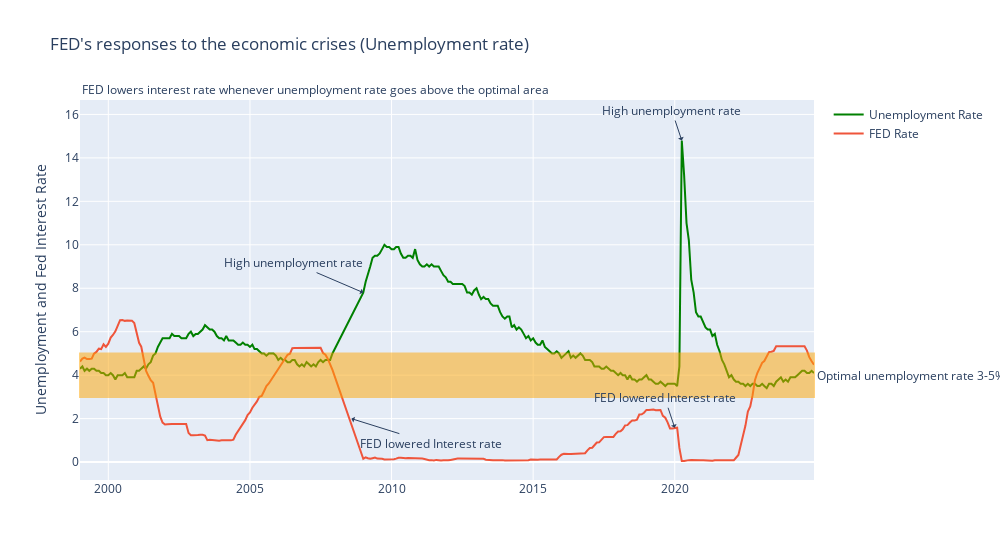

Notebook code for this chart:
### Markdown cell above
Figure 1: 25 years of economic data overall between FED interest rate, unemployment, and inflation

### Code cell
fig = go.Figure()
fig.add_trace(go.Scatter(x=df_filtered['date'],
                         y=df_filtered['unemply_rate'],
                         mode='lines',
                         name='Unemployment Rate',
                         line=dict(color='green')))

fig.add_trace(go.Scatter(x=df_filtered['date'],
                         y=df_filtered['FED_rate'],
                         mode='lines',
                         name='FED Rate'))

fig.update_layout(width=1000,
    title="FED's responses to the economic crises (Unemployment rate)",
    yaxis=dict(title="Unemployment and Fed Interest Rate")
)
fig.add_hrect(y0=3,
                  y1=5,
                  fillcolor='orange',
                  line_color='orange',
                  opacity=0.5)
fig.add_annotation(
    x=1.263,
    y=4,
    xref='paper',
    yref='y',
    text='Optimal unemployment rate 3-5%',
    showarrow=False,
    align='left'
)
#Arrow 1
fig.add_annotation(
    x='2008-08', y=2,
    text='FED lowered Interest rate',
    arrowhead=1,
    ax=80,
    ay=25
)

#Arrow 2
fig.add_annotation(
    x='2020', y=1.58,
    text='FED lowered Interest rate',
    arrowhead=1
)

#Arrow 3
fig.add_annotation(
    x='2009-01', y=7.8,
    text='High unemployment rate',
    arrowhead=1,
    ax=-70
)

#Arrow 4
fig.add_annotation(
    x='2020-04', y=14.8,
    text='High unemployment rate',
    arrowhead=1
)

fig.add_annotation(
    text='FED lowers interest rate whenever unemployment rate goes above the optimal area',
    x=0, y=1,
    xref='paper',
    yref='paper',
    showarrow=False,
    xanchor='left',
    yanchor='bottom'
)

fig.show()

### Figure 1 — Plotly figure (JSON) as saved in the notebook; plotly's stock layout.template omitted (floating-point values rounded to 4 significant figures; data arrays with more than 128 entries replaced by an {"elided": "..."} marker saying what was removed)
{"data": [{"line": {"color": "green"}, "mode": "lines", "name": "Unemployment Rate", "type": "scatter", "x": {"elided": "300 str values"}, "y": {"elided": "300 float values"}}, {"mode": "lines", "name": "FED Rate", "type": "scatter", "x": {"elided": "300 str values"}, "y": {"elided": "300 float values"}}], "layout": {"annotations": [{"align": "left", "showarrow": false, "text": "Optimal unemployment rate 3-5%", "x": 1.263, "xref": "paper", "y": 4, "yref": "y"}, {"arrowhead": 1, "ax": 80, "ay": 25, "text": "FED lowered Interest rate", "x": "2008-08", "y": 2}, {"arrowhead": 1, "text": "FED lowered Interest rate", "x": "2020", "y": 1.58}, {"arrowhead": 1, "ax": -70, "text": "High unemployment rate", "x": "2009-01", "y": 7.8}, {"arrowhead": 1, "text": "High unemployment rate", "x": "2020-04", "y": 14.8}, {"showarrow": false, "text": "FED lowers interest rate whenever unemployment rate goes above the optimal area", "x": 0, "xanchor": "left", "xref": "paper", "y": 1, "yanchor": "bottom", "yref": "paper"}], "shapes": [{"fillcolor": "orange", "line": {"color": "orange"}, "opacity": 0.5, "type": "rect", "x0": 0, "x1": 1, "xref": "x domain", "y0": 3, "y1": 5, "yref": "y"}], "title": {"text": "FED's responses to the economic crises (Unemployment rate)"}, "width": 1000, "yaxis": {"title": {"text": "Unemployment and Fed Interest Rate"}}}}
